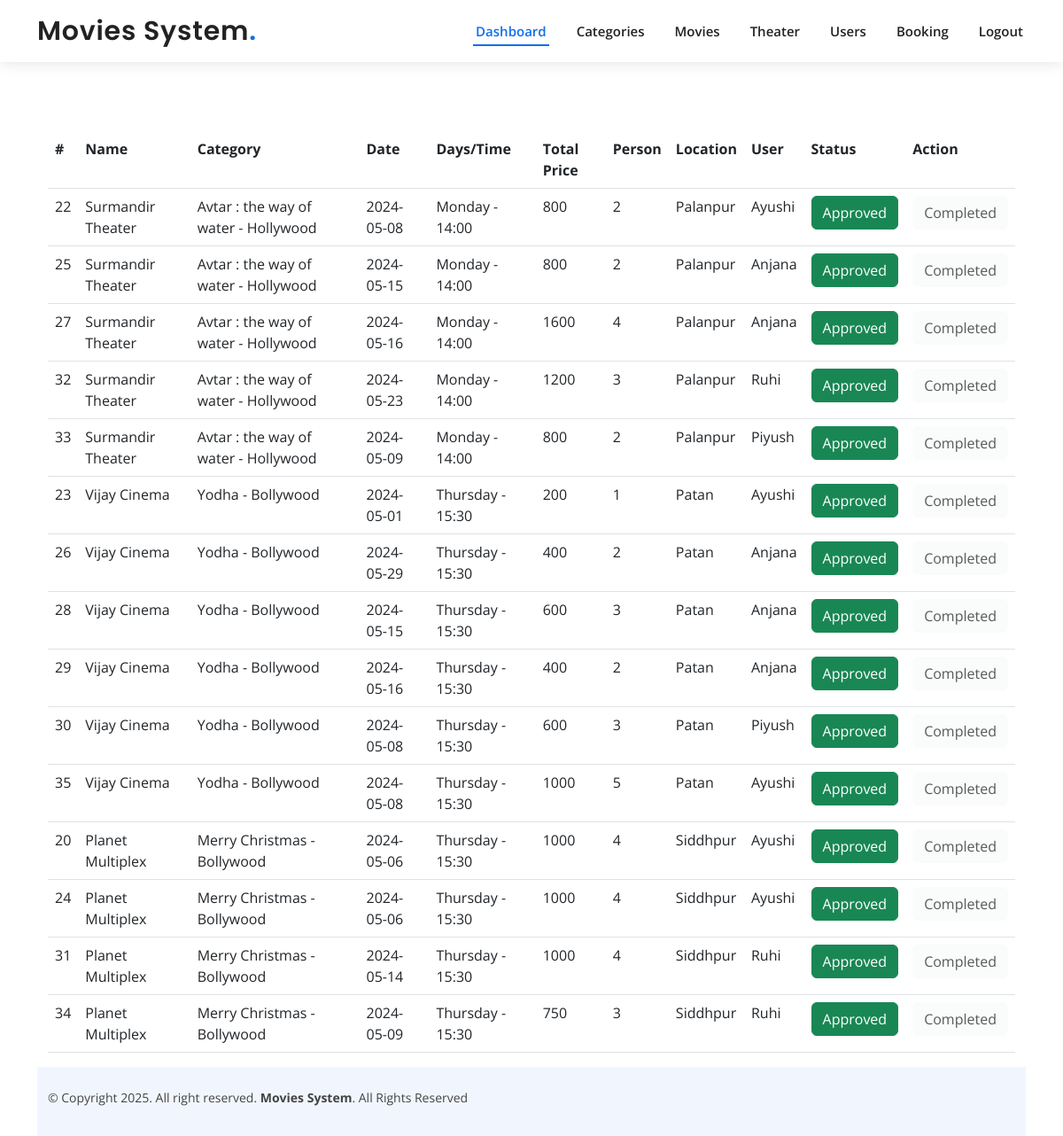
The app's page /admin/viewallbooking.php (signed in) with its own data.
### tables this page shows
CREATE TABLE `booking` (
  `bookingid` int(11) NOT NULL,
  `theaterid` int(11) NOT NULL,
  `bookingdate` date NOT NULL,
  `person` varchar(50) NOT NULL,
  `userid` int(11) NOT NULL,
  `status` tinyint(4) NOT NULL DEFAULT '0'
);

CREATE TABLE `theater` (
  `theaterid` int(11) NOT NULL,
  `theater_name` varchar(100) NOT NULL,
  `timing` varchar(50) NOT NULL,
  `days` varchar(50) NOT NULL,
  `date` date NOT NULL,
  `price` int(11) NOT NULL,
  `location` varchar(100) NOT NULL,
  `movieid` int(11) DEFAULT NULL
);

CREATE TABLE `movies` (
  `movieid` int(11) NOT NULL,
  `title` varchar(50) NOT NULL,
  `description` varchar(100) NOT NULL,
  `releasedate` date NOT NULL,
  `image` varchar(1000) NOT NULL,
  `trailer` varchar(1000) NOT NULL,
  `movie` varchar(10000) NOT NULL,
  `rating` varchar(50) NOT NULL,
  `catid` int(11) NOT NULL
);

CREATE TABLE `categories` (
  `catid` int(11) NOT NULL,
  `catname` varchar(50) NOT NULL
);

CREATE TABLE `users` (
  `userid` int(11) NOT NULL,
  `name` varchar(50) NOT NULL,
  `email` varchar(50) NOT NULL,
  `password` varchar(50) DEFAULT '123',
  `roteype` int(11) NOT NULL
);

### admin/viewallbooking.php (the view, shortened to what this page needs)
<?php
include('../connect.php');
?>
<!DOCTYPE html>
<html lang="en">
<head>
</head>
<body>
<?php include('header.php')  ?>
<div class="container" style="margin-top:100px!important;">
</div>
<div class="container">
<div class="row mt-5">
  <div class="col-lg-12">
     <table class="table">
      <tr>
        <th>#</th>
        <th>Name</th>
        <th>Category</th>
        <th>Date</th>
        <th>Days/Time</th>
        <th>Total Price</th>
        <th>Person</th>
        <th>Location</th>
        <th>User</th>
        <th>Status</th>
        <th>Action</th>
      </tr>
      <?php
      if(isset($_POST['btnsearch'])){
        $start  = $_POST['start'];
        $end    = $_POST['end'];
        $status = $_POST['status'];
        $total_sale = 0;
        $sql = "select booking.bookingid, booking.bookingdate, booking.person, theater.theater_name, theater.timing, theater.days, theater.price, theater.location, movies.title,  categories.catname, users.name as 'username',
        booking.status
        from booking
        inner join theater on theater.theaterid = booking.theaterid
        inner join users on users.userid = booking.userid
        inner join movies on movies.movieid = theater.movieid
        inner join categories on categories.catid = movies.catid
        AND booking.person
        where booking.bookingdate between '$start' AND '$end' and booking.status = '$status'" ;
        $res  = mysqli_query($con, $sql);
        if(mysqli_num_rows($res) > 0){
          while($data = mysqli_fetch_array($res)){
            $total_sale = $total_sale + ($data['price'] * $data['person']) ;
            ?>
          <tr>
          <td><?= $data['bookingid'] ?></td>
            <td><?= $data['theater_name'] ?></td>
            <td><?= $data['title'] ?> - <?= $data['catname'] ?></td>
            <td><?= $data['bookingdate'] ?></td>
            <td><?= $data['days'] ?> - <?= $data['timing'] ?></td>
            <td><?= $data['price'] * $data['person'] ?></td>
            <td><?= $data['person'] ?></td>
            <td><?= $data['location'] ?></td>
            <td><?= $data['username'] ?></td>
            <td>
              <?php
              if($data['status'] == 0){
                echo "<a href='#' class='btn btn-warning' > Pending </a>";
              }else{
                echo "<a href='#' class='btn btn-success' > Approved </a>";
              }
              ?>
            </td>
            <td>
              <?php
                if($data['status'] == 1){
                  echo "<button type='button' class='btn btn-light' disabled> Completed </button>";
                }else{
                  echo "<a href='viewallbooking.php?bookingid=".$data['bookingid']."' class='btn btn-primary'> Approve</a>";
                }
              ?>
          </td>
          </tr>
            <?php
          }
            echo "<tr> <td>Total Sale: <strong> Rs.".$total_sale." </strong></td> </tr>";
        }
      }else{
      $sql = "select booking.bookingid, booking.bookingdate, booking.person, theater.theater_name, theater.timing, theater.days, theater.price, theater.location, movies.title,  categories.catname, users.name as 'username',
      booking.status
      from booking
      inner join theater on theater.theaterid = booking.theaterid
      inner join users on users.userid = booking.userid
      inner join movies on movies.movieid = theater.movieid
      inner join categories on categories.catid = movies.catid
      ";
      $res  = mysqli_query($con, $sql);
      if(mysqli_num_rows($res) > 0){
        while($data = mysqli_fetch_array($res)){
          ?>
          <tr>
          <td><?= $data['bookingid'] ?></td>
            <td><?= $data['theater_name'] ?></td>
            <td><?= $data['title'] ?> - <?= $data['catname'] ?></td>
            <td><?= $data['bookingdate'] ?></td>
            <td><?= $data['days'] ?> - <?= $data['timing'] ?></td>
            <td><?= $data['price'] * $data['person']?></td>
            <td><?= $data['person'] ?></td>
            <td><?= $data['location'] ?></td>
            <td><?= $data['username'] ?></td>
            <td>
              <?php
              if($data['status'] == 0){
                echo "<a href='#' class='btn btn-warning' > Pending </a>";
              }else{
                echo "<a href='#' class='btn btn-success' > Approved </a>";
              }
              ?>
            </td>
            <td>
            <?php
              if($data['status'] == 1){
                echo "<button type='button' class='btn btn-light' disabled> Completed </button>";
              }else{
                echo "<a href='viewallbooking.php?bookingid=".$data['bookingid']."' class='btn btn-primary'> Approve</a>";
              }
              ?>
          </td>
          </tr>
       <?php
        }
      }else{
        echo 'no booking found';
      }
    }
      ?>
     </table>
  </div>
</div>
</div>
<?php include('footer.php')  ?>
</body>
</html>

### assets/css/style.css (style rules this page uses)
body { font-family: "Open Sans", sans-serif; color: #444444; }
a { color: #106eea; text-decoration: none; }
.scrolled-offset { margin-top: 70px; }

### records on screen
booking: bookingid "22", theaterid.theater_name "Surmandir Theater", movies.title "Avtar : the way of water", categories.catname "Hollywood", bookingdate "2024-05-08", theaterid.days "Monday", theaterid.timing "14:00", $data['price'] * $data['person'] "800", person "2", theaterid.location "Palanpur", userid.name "Ayushi", status "Approved"
booking: bookingid "25", theaterid.theater_name "Surmandir Theater", movies.title "Avtar : the way of water", categories.catname "Hollywood", bookingdate "2024-05-15", theaterid.days "Monday", theaterid.timing "14:00", $data['price'] * $data['person'] "800", person "2", theaterid.location "Palanpur", userid.name "Anjana", status "Approved"
booking: bookingid "27", theaterid.theater_name "Surmandir Theater", movies.title "Avtar : the way of water", categories.catname "Hollywood", bookingdate "2024-05-16", theaterid.days "Monday", theaterid.timing "14:00", $data['price'] * $data['person'] "1600", person "4", theaterid.location "Palanpur", userid.name "Anjana", status "Approved"
booking: bookingid "32", theaterid.theater_name "Surmandir Theater", movies.title "Avtar : the way of water", categories.catname "Hollywood", bookingdate "2024-05-23", theaterid.days "Monday", theaterid.timing "14:00", $data['price'] * $data['person'] "1200", person "3", theaterid.location "Palanpur", userid.name "Ruhi", status "Approved"
booking: bookingid "33", theaterid.theater_name "Surmandir Theater", movies.title "Avtar : the way of water", categories.catname "Hollywood", bookingdate "2024-05-09", theaterid.days "Monday", theaterid.timing "14:00", $data['price'] * $data['person'] "800", person "2", theaterid.location "Palanpur", userid.name "Piyush", status "Approved"
booking: bookingid "23", theaterid.theater_name "Vijay Cinema", movies.title "Yodha", categories.catname "Bollywood", bookingdate "2024-05-01", theaterid.days "Thursday", theaterid.timing "15:30", $data['price']*$data['person'] "200", person "1", theaterid.location "Patan", userid.name "Ayushi", status "Approved"
booking: bookingid "26", theaterid.theater_name "Vijay Cinema", movies.title "Yodha", categories.catname "Bollywood", bookingdate "2024-05-29", theaterid.days "Thursday", theaterid.timing "15:30", $data['price'] * $data['person'] "400", person "2", theaterid.location "Patan", userid.name "Anjana", status "Approved"
booking: bookingid "28", theaterid.theater_name "Vijay Cinema", movies.title "Yodha", categories.catname "Bollywood", bookingdate "2024-05-15", theaterid.days "Thursday", theaterid.timing "15:30", $data['price'] * $data['person'] "600", person "3", theaterid.location "Patan", userid.name "Anjana", status "Approved"
booking: bookingid "29", theaterid.theater_name "Vijay Cinema", movies.title "Yodha", categories.catname "Bollywood", bookingdate "2024-05-16", theaterid.days "Thursday", theaterid.timing "15:30", $data['price'] * $data['person'] "400", person "2", theaterid.location "Patan", userid.name "Anjana", status "Approved"
booking: bookingid "30", theaterid.theater_name "Vijay Cinema", movies.title "Yodha", categories.catname "Bollywood", bookingdate "2024-05-08", theaterid.days "Thursday", theaterid.timing "15:30", $data['price'] * $data['person'] "600", person "3", theaterid.location "Patan", userid.name "Piyush", status "Approved"
booking: bookingid "35", theaterid.theater_name "Vijay Cinema", movies.title "Yodha", categories.catname "Bollywood", bookingdate "2024-05-08", theaterid.days "Thursday", theaterid.timing "15:30", $data['price'] * $data['person'] "1000", person "5", theaterid.location "Patan", userid.name "Ayushi", status "Approved"
booking: bookingid "20", theaterid.theater_name "Planet Multiplex", movies.title "Merry Christmas", categories.catname "Bollywood", bookingdate "2024-05-06", theaterid.days "Thursday", theaterid.timing "15:30", $data['price'] * $data['person'] "1000", person "4", theaterid.location "Siddhpur", userid.name "Ayushi", status "Approved"
booking: bookingid "24", theaterid.theater_name "Planet Multiplex", movies.title "Merry Christmas", categories.catname "Bollywood", bookingdate "2024-05-06", theaterid.days "Thursday", theaterid.timing "15:30", $data['price'] * $data['person'] "1000", person "4", theaterid.location "Siddhpur", userid.name "Ayushi", status "Approved"
booking: bookingid "31", theaterid.theater_name "Planet Multiplex", movies.title "Merry Christmas", categories.catname "Bollywood", bookingdate "2024-05-14", theaterid.days "Thursday", theaterid.timing "15:30", $data['price'] * $data['person'] "1000", person "4", theaterid.location "Siddhpur", userid.name "Ruhi", status "Approved"
booking: bookingid "34", theaterid.theater_name "Planet Multiplex", movies.title "Merry Christmas", categories.catname "Bollywood", bookingdate "2024-05-09", theaterid.days "Thursday", theaterid.timing "15:30", $data['price'] * $data['person'] "750", person "3", theaterid.location "Siddhpur", userid.name "Ruhi", status "Approved"
